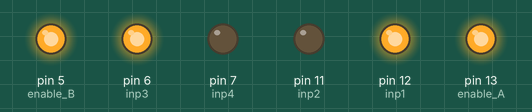
Recording of a sketch running on a simulated Arduino Uno, built with avr-gcc and run on an emulated ATmega328P. Shown: output pins drawn as LEDs (lit = HIGH).

Above: at 0.1 s.
At 3.45 s:
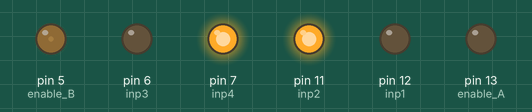
At 6.75 s:
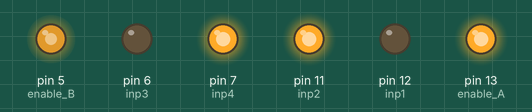
At 13.3 s:
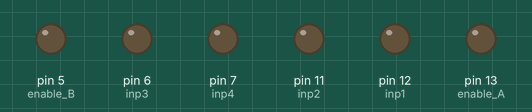
At 15.3 s:
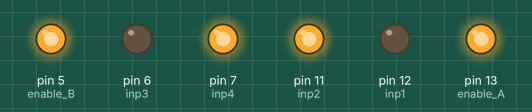
At 30.6 s:
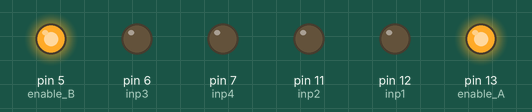
Timing chart, 0 to 40.0 s (numbered marks = the images above):
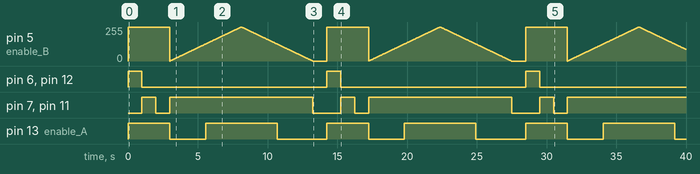

Measured:
- by itself, pin 6 (inp3), pin 12 (inp1): alternates HIGH for 1.0 s and LOW for 13.3 s
- by itself, pin 7 (inp4), pin 11 (inp2): repeats every 14.3 s: LOW 1.0 s, HIGH 10.3 s, LOW 2.0 s, HIGH 1.0 s
- by itself, pin 13 (enable_A): repeats every 14.3 s: LOW 2.6 s, HIGH 5.1 s, LOW 3.6 s, HIGH 3.0 s

The sketch:

task_2.ino
```cpp
int enable_A = 13;
int inp1 = 12;
int inp2 = 11;
int enable_B = 5;
int inp3 = 6;
int inp4 = 7;

void setup() {
  pinMode(enable_A, OUTPUT);
  pinMode(enable_B, OUTPUT);
  pinMode(inp1, OUTPUT);
  pinMode(inp2, OUTPUT);
  pinMode(inp3, OUTPUT);
  pinMode(inp4, OUTPUT);

  digitalWrite(inp1, LOW);
  digitalWrite(inp2, LOW);
  digitalWrite(inp3, LOW);
  digitalWrite(inp4, LOW);
}

void loop() {
  directionControl();
  delay(1000);
  speedControl();
  delay(1000);
}

void directionControl() {
  analogWrite(enable_A, 255);
  analogWrite(enable_B, 255);

  digitalWrite(inp1, HIGH);
  digitalWrite(inp2, LOW);
  digitalWrite(inp3, HIGH);
  digitalWrite(inp4, LOW);
  delay(1000);

  digitalWrite(inp1, LOW);
  digitalWrite(inp2, HIGH);
  digitalWrite(inp3, LOW);
  digitalWrite(inp4, HIGH);
  delay(1000);

  digitalWrite(inp1, LOW);
  digitalWrite(inp2, LOW);
  digitalWrite(inp3, LOW);
  digitalWrite(inp4, LOW);
}
void speedControl() {
  digitalWrite(inp1, LOW);
  digitalWrite(inp2, HIGH);
  digitalWrite(inp3, LOW);
  digitalWrite(inp4, HIGH);

  for (int i = 0; i < 256; i++) {
    analogWrite(enable_A, i);
    analogWrite(enable_B, i);
    delay(20);
  }

  for (int i = 255; i >= 0; --i) {
    analogWrite(enable_A, i);
    analogWrite(enable_B, i);
    delay(20);
  }

  digitalWrite(inp1, LOW);
  digitalWrite(inp2, LOW);
  digitalWrite(inp3, LOW);
  digitalWrite(inp4, LOW);
}
```
